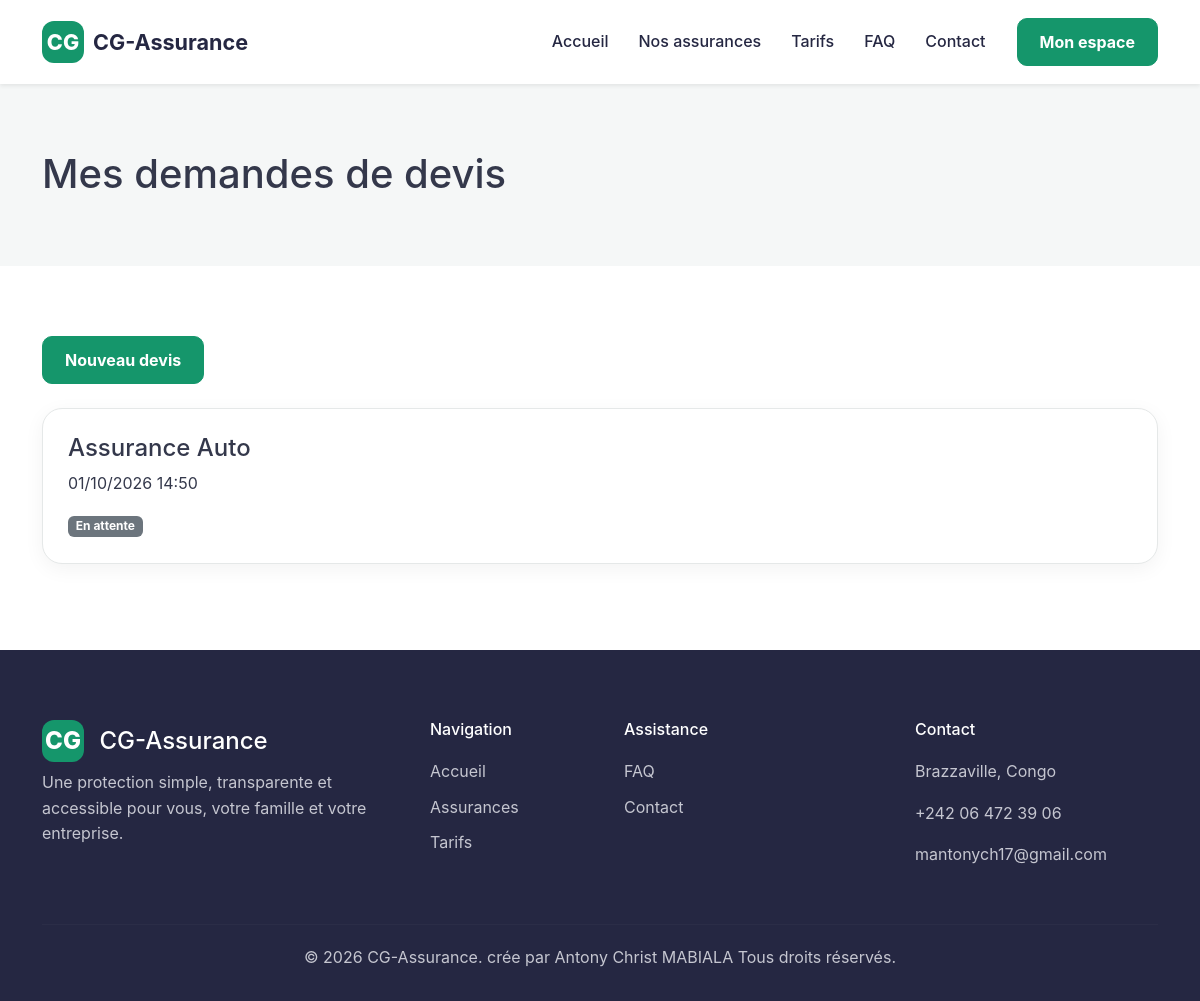
/espace-client/devis/ (signed in), run on the app's committed database.
### assurance/models.py (models this page shows, shortened)
class QuoteRequest(models.Model):
    STATUS_CHOICES = [
        ("pending", "En attente"),
        ("reviewing", "En étude"),
        ("accepted", "Accepté"),
        ("rejected", "Refusé"),
    ]
    user = models.ForeignKey(
        User,
        on_delete=models.CASCADE,
        related_name="quotes"
    )
    product = models.ForeignKey(
        InsuranceProduct,
        on_delete=models.CASCADE,
        related_name="quotes"
    )
    message = models.TextField(
        blank=True
    )
    status = models.CharField(
        max_length=20,
        choices=STATUS_CHOICES,
        default="pending"
    )
    created_at = models.DateTimeField(
        auto_now_add=True
    )

class InsuranceProduct(models.Model):
    TYPE_CHOICES = [
        ("auto", "Assurance automobile"),
        ("health", "Assurance santé"),
        ("home", "Assurance habitation"),
        ("travel", "Assurance voyage"),
        ("life", "Assurance vie"),
        ("business", "Assurance entreprise"),
    ]
    name = models.CharField(max_length=150)
    slug = models.SlugField(
        unique=True
    )
    type = models.CharField(
        max_length=30,
        choices=TYPE_CHOICES
    )
    description = models.TextField()
    price = models.DecimalField(
        max_digits=12,
        decimal_places=2
    )
    coverage = models.TextField(
        help_text="Une garantie par ligne."
    )
    active = models.BooleanField(
        default=True
    )
    created_at = models.DateTimeField(
        auto_now_add=True
    )

### assurance/views.py (the view)
@login_required
def quotes(request):
    data = QuoteRequest.objects.filter(
        user=request.user
    )
    return render(
        request,
        "dashboard/quotes.html",
        {
            "quotes": data
        }
    )

### assurance/templates/dashboard/quotes.html (shortened to what this page needs)
{% extends "base.html" %}
{% block content %}
<section class="dashboard-header">
    <div class="container">
        <h1>
            Mes demandes de devis
        </h1>
    </div>
</section>
<section class="dashboard-section">
    <div class="container">
        <a
            href="{% url 'quote_create' %}"
            class="btn btn-primary-custom mb-4"
        >
            Nouveau devis
        </a>
        {% for quote in quotes %}
        <div class="dashboard-card mb-3">
            <h4>
                {{ quote.product.name }}
            </h4>
            <p>
                {{ quote.created_at|date:"d/m/Y H:i" }}
            </p>
            <span class="badge bg-secondary">
                {{ quote.get_status_display }}
            </span>
        </div>
        {% empty %}
        <p>
            Vous n'avez aucune demande de devis.
        </p>
        {% endfor %}
    </div>
</section>
{% endblock %}

### assurance/static/assurance/css/style.css (style rules this page uses)
:root { --primary: #15966b; --primary-dark: #0d7653; --primary-light: #eaf7f2; --coral: #fc6a55; --dark: #252742; --dark-soft: #42465d; --text: #34384b; --text-muted: #6f7484; --light: #f5f7f7; --white: #ffffff; --border: #e5e8e8; --border-dark: #d5dadd; --danger: #dc3545; --danger-light: #fff1f2; --success: #198754; --shadow-sm: 0 5px 20px rgba(0, 0, 0, 0.05); --shadow-md: 0 15px 40px rgba(0, 0, 0, 0.08); --shadow-lg: 0 25px 70px rgba(0, 0, 0, 0.10); --radius-sm: 10px; --radius-md: 16px; --radius-lg: 22px; --radius-xl: 30px; }
*, *::before, *::after { box-sizing: border-box; }
html { scroll-behavior: smooth; }
body { margin: 0; padding: 0; font-family: Inter, -apple-system, BlinkMacSystemFont, "Segoe UI", Roboto, Arial, sans-serif; color: var(--text); background: var(--white); line-height: 1.6; }
a { transition: all 0.2s ease; }
.btn-primary-custom { display: inline-flex; align-items: center; justify-content: center; gap: 8px; min-height: 46px; padding: 11px 22px; background: var(--primary); border: 1px solid var(--primary); color: var(--white); border-radius: var(--radius-sm); font-weight: 700; text-decoration: none; cursor: pointer; transition: all 0.2s ease; }
.dashboard-header { padding: 150px 0 60px; background: var(--light); }
.dashboard-card { height: 100%; background: var(--white); border: 1px solid var(--border); border-radius: 20px; padding: 25px; box-shadow: var(--shadow-sm); }
.dashboard-section { padding: 70px 0; }

### data on the page
QuoteRequest: product.name "Assurance Auto", created_at "01/10/2026 14:50", status "En attente"
